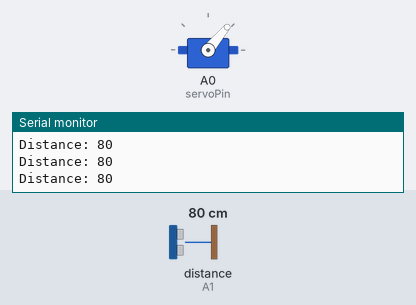
The sketch below on a simulated Arduino Uno, built with avr-gcc and run on an emulated ATmega328P. Parts: servo, the last lines printed to the serial monitor. Wiring (inferred from the names in the program): ultrasonic range finder: trigger A2; echo A1. The test bench sets the inputs (shaded band); at power-on: distance to the obstacle (sensor on A1) 80 cm. The echo pulse lasts 58.3 µs per cm.

Above: at 1.2 s.
1.3 s: distance to the obstacle (sensor on A1) set to 33 cm
2.8 s: distance to the obstacle (sensor on A1) set to 27 cm
At 3.9 s:
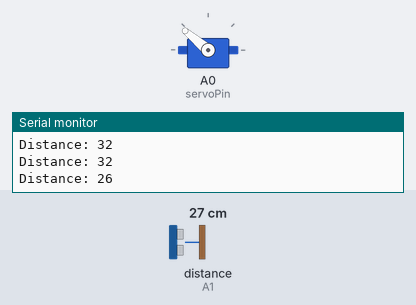
4.3 s: distance to the obstacle (sensor on A1) set to 60 cm
At 5.9 s:
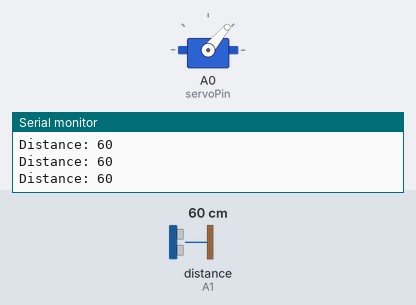
6.3 s: distance to the obstacle (sensor on A1) set to 2 cm
At 7.2 s:
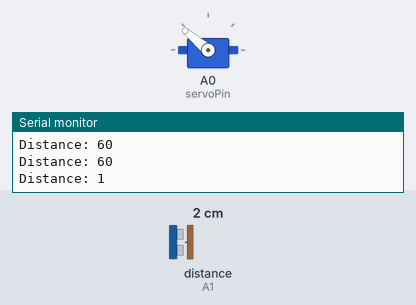
Timing chart, 0 to 8.8 s (numbered marks = the images above; inputs shaded):
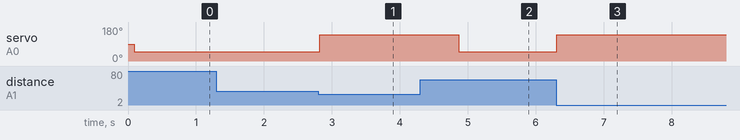

The sketch:

smart_dustbin.ino
```cpp
#include<Servo.h>


const int trigPin = A2;

const int echoPin = A1;

const int servoPin = A0;

// defines variables


double SetDelay, Input, Output, ServoOutput;

Servo myServo; //Initialize Servo.


void setup() {

pinMode(trigPin, OUTPUT); // Sets the trigPin as an Output

pinMode(echoPin, INPUT); // Sets the echoPin as an Input

Serial.begin(9600); // Starts the serial communication

myServo.attach(servoPin); //Attach Servo

Input = readPosition();

}


void loop() {

  Input = readPosition();

  ServoOutput=Input;

  myServo.write(ServoOutput);

  if(ServoOutput ==140)

    {

      SetDelay=2000;

    }

    else{

      SetDelay=100;

    }

  delay(SetDelay);

}


float readPosition() {

  delay(40);

  long duration, var;

  int distance;

  // Clears the trigPin

  digitalWrite(trigPin, LOW);

  delayMicroseconds(2);


  // Sets the trigPin on HIGH state for 10 micro seconds

  digitalWrite(trigPin, HIGH);

  delayMicroseconds(10);

  digitalWrite(trigPin, LOW);


  // Reads the echoPin

  duration = pulseIn(echoPin, HIGH);


  // Calculating the distance

   distance = duration/(29*2);


  // Prints the distance on the Serial Monitor

  Serial.print("Distance: ");

  Serial.println(distance);


  if(distance <30) {

    var=140;

  }

  else{

    var=50;

  }

  //Returns distance value.

  return var;


}
```

Measured:
- the behaviour switches between 31 and 30 cm on distance to the obstacle (sensor on A1) (found by bisection; images 0 and 1)
- after the input at 2.8 s, servo on A0 (servoPin): 50° → 140° at once
- after the input at 4.3 s, servo on A0 (servoPin): 140° → 50° after 0.57 s
- after the input at 6.3 s, servo on A0 (servoPin): 50° → 140° at once
